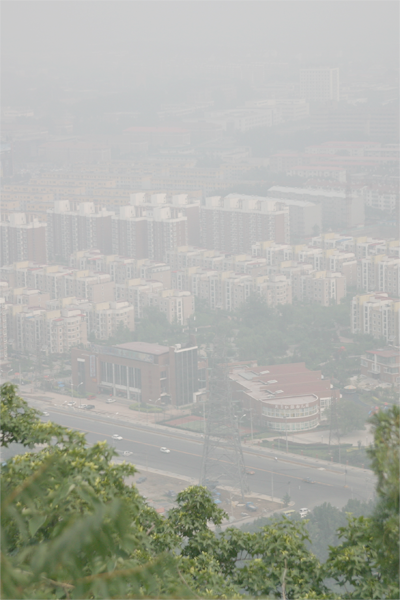
#> input picture images/cityscape_input.png, 400 x 600 px
$ python haze.py ../images/cityscape_input.png ../images/forest_input.png ../images/forest_input.png ../images/forest_input.png
#> lines starting #> are read from the running program, lines starting #| are printed output that depends on the picture
from sklearn.neighbors import KDTree
import numpy as np
import numpy_groupies as npg
import cv2
import matplotlib.pyplot as plt
from wls_opt import wls_optimization
import sys

plt.rcParams['figure.figsize'] = [12, 8]
plt.rcParams['figure.dpi'] = 200

def dehaze(image, t, tmin, leave_haze, A):
  img_dehazed = np.zeros((h,w,ncols))
  leave_haze = 1.0
  for i in range(3):
    img_dehazed[:,:,i] = (image[:,:,i] - (1-t*leave_haze)*A[i])/np.maximum(t,tmin)
  return img_dehazed


def show_image_in_window(img):
  cv2.imshow("I",img)
  cv2.waitKey(0)
  cv2.destroyAllWindows()


def shift_to_airlight(image, A):
  shifted = image - A
  return shifted

def convert_to_spherical(image):
  out = np.zeros(image.shape)
  Bv = image[:,:,0]
  Gv = image[:,:,1]
  Rv = image[:,:,2]
  out[:,:,0] = np.sqrt(np.square(Rv)+np.square(Bv)+np.square(Gv))
  out[:,:,0] = out[:,:,0] / np.max(out[:,:,0])

  out[:,:,1] = np.arctan2(Bv,Rv)
  out[:,:,1] = out[:,:,1] / np.abs(np.max(out[:,:,1]))

  out[:,:,2] = np.arctan2(np.sqrt(np.square(Rv)+np.square(Bv)),Gv)
  out[:,:,2] = out[:,:,2] / np.abs(np.max(out[:,:,2]))

  return out

def create_tree_from_tessalation(filename):
  points = np.loadtxt(filename)
  return KDTree(points)


if __name__ == "__main__":
  if len(sys.argv) != 5:
    print("Wrong arguments\nUsage:python3 haze.py <image src> <Airlight Blue> <Airlight Red> <Airlight Green>\nAirlight values should be floats from 0 to 1")

  image = cv2.imread(sys.argv[1])
#> image is the input picture: shape (600, 400, 3); mean B, G, R 167.6, 175.6, 173.5
  image = cv2.cvtColor(image, cv2.COLOR_BGR2RGB)
  image_norm = cv2.normalize(image.astype('float'), None, 0.0, 1.0, cv2.NORM_MINMAX)
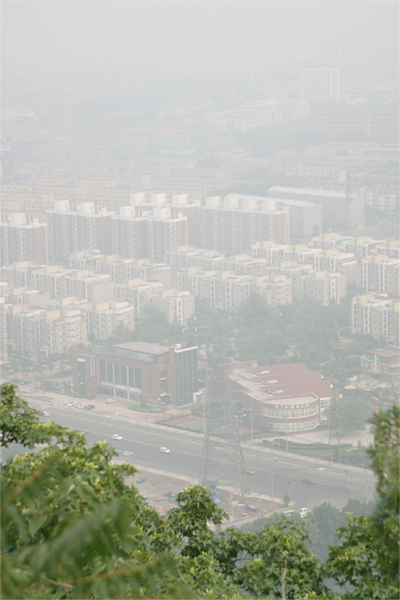
#> image_norm: shape (600, 400, 3) float64; mean R, G, B 0.7, 0.711, 0.671
  h,w,ncols = image.shape
#> h = 600; w = 400; ncols = 3

#> (the run stopped early here; a loop or call above may not have finished)
